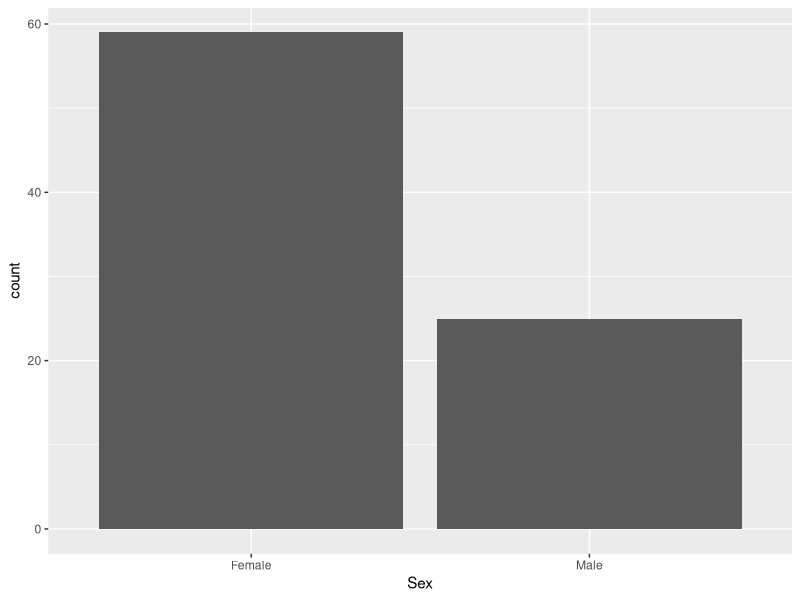
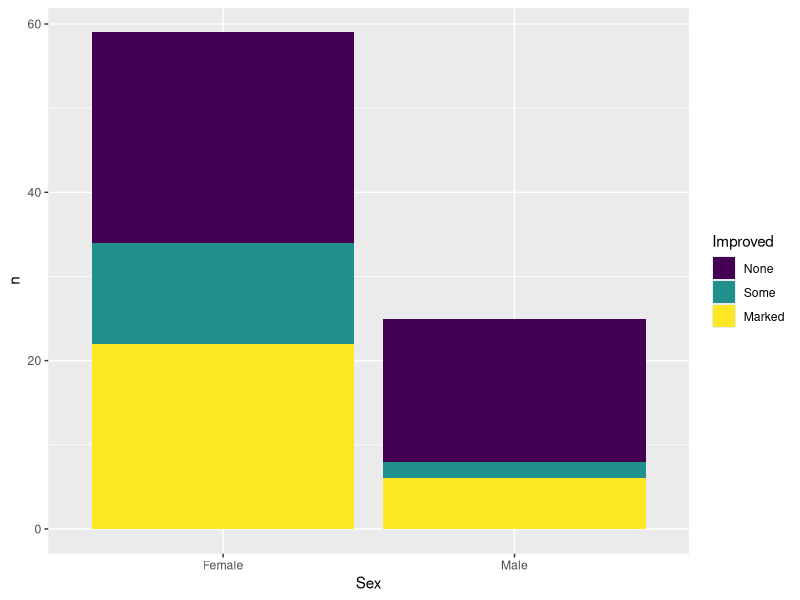
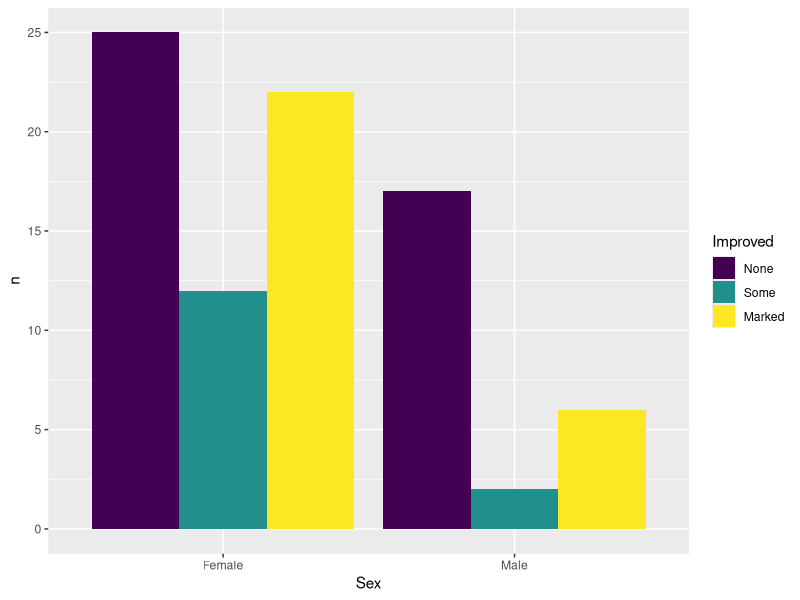
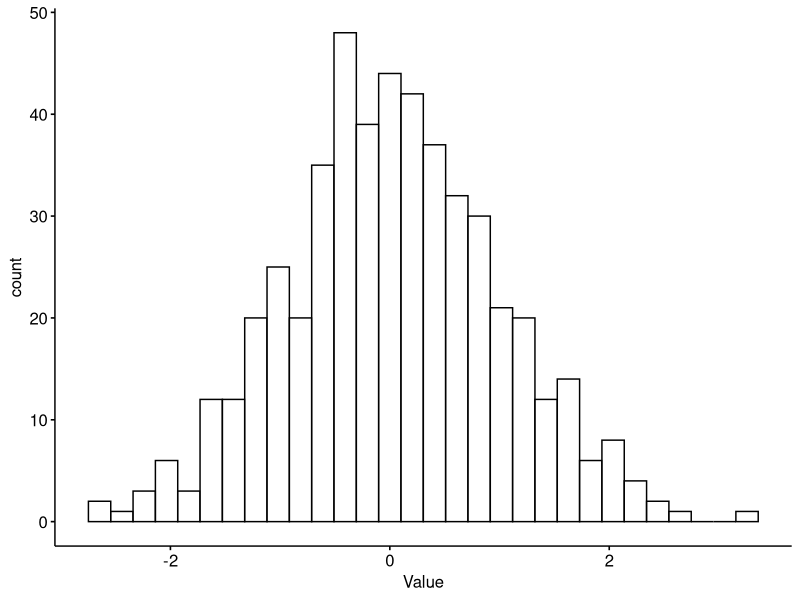
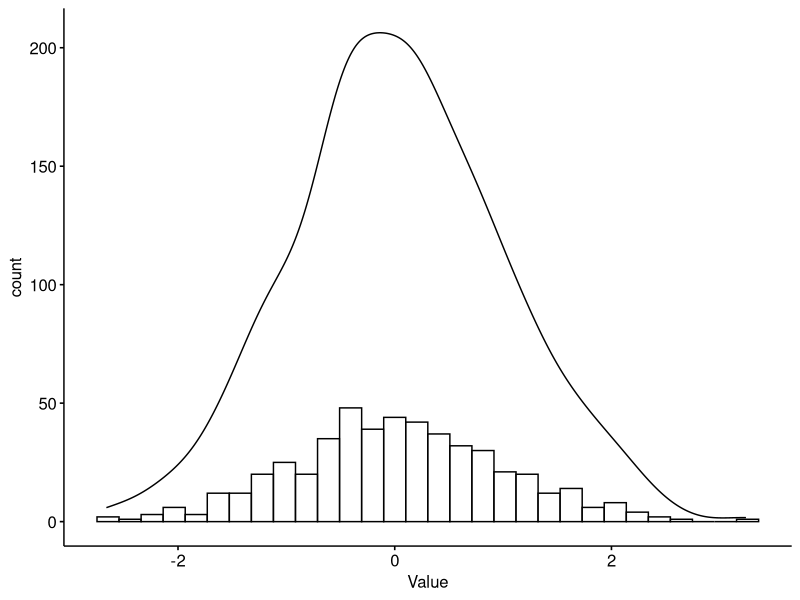
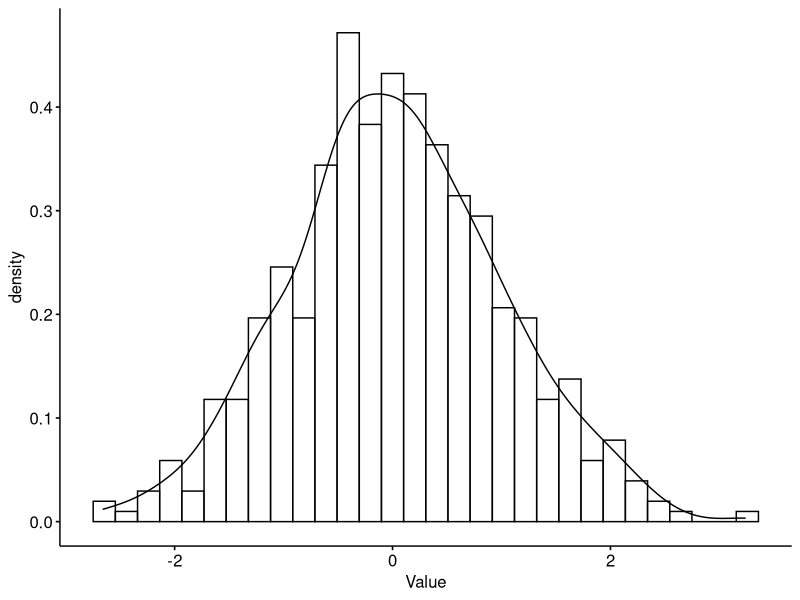
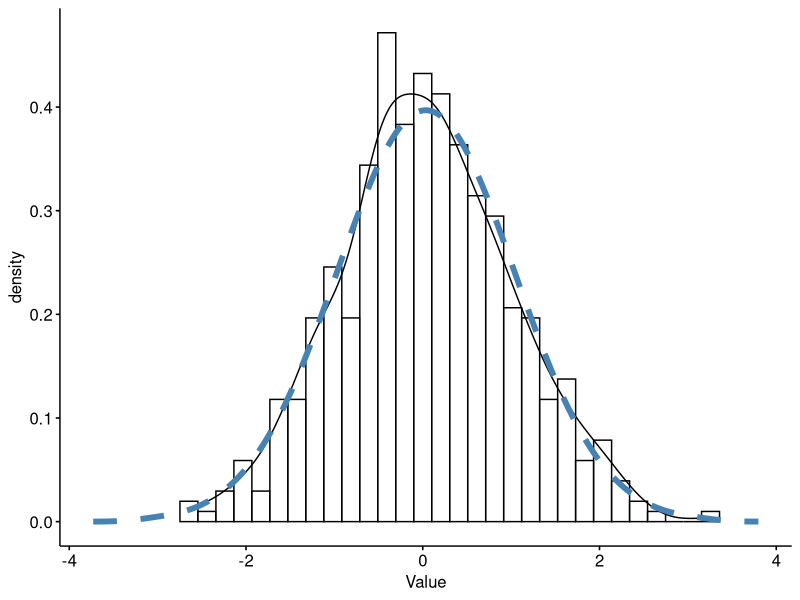
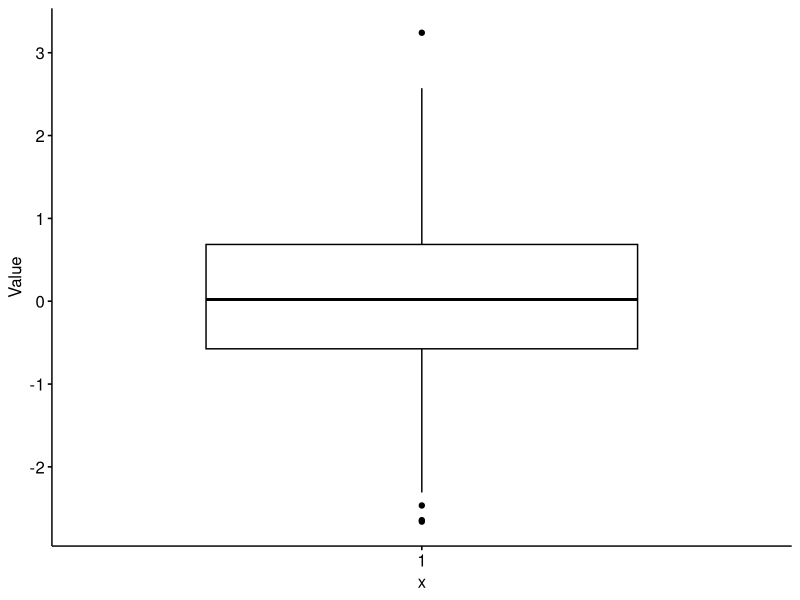

Reproduce these figures in R, in order.
## ---- chunk 1
knitr::opts_chunk$set(echo = TRUE,message=FALSE)
## ---- chunk 2
## Load the packages we will need
library(dplyr)
library(ggplot2)
library(rstatix)
library(ggpubr)
library(vcd)
## ---- chunk 3
#let's use the'Arthritis' dataset in the 'vcd' package 
Arthritis
## ---- chunk 4
##one way table (count of one variable)
count(Arthritis,Sex)
## ---- chunk 5
ggplot(Arthritis, aes(x = Sex)) + geom_bar()
## ---- chunk 6
#to get proportion of males and females
freq_table(Arthritis,Sex) 
## ---- chunk 7
count(Arthritis,Sex,Improved)
## ---- chunk 8
count(Arthritis,Sex,Improved) %>% 
ggplot(aes(x = Sex, fill = Improved, y = n)) + geom_col()
## ---- chunk 9
count(Arthritis,Sex,Improved) %>% 
ggplot(aes(x = Sex, fill = Improved, y = n)) + geom_col(position = "dodge")
## ---- chunk 10
freq_table(Arthritis,Sex, Improved)
## ---- chunk 11
freq_table(Arthritis,Improved, Sex)
## ---- chunk 12
Arthritis %>% 
  count(Improved, Treatment) %>% 
  tidyr::pivot_wider(values_from = n,names_from = Improved)
##would also work with names_from Treatment
## ---- chunk 13
Arthritis %>% 
  count(Improved, Treatment) %>% 
  tidyr::pivot_wider(values_from = n,names_from = Improved) %>% 
select(-Treatment)  %>% 
  chisq_test()
## ---- chunk 14
Arthritis %>% 
  count(Improved, Treatment) %>% 
  tidyr::pivot_wider(values_from = n,names_from = Improved) %>%
select(-Treatment)  %>% 
  chisq_test() %>% expected_freq()
## ---- chunk 15
Arthritis %>% 
  count(Improved, Sex) %>% 
  tidyr::pivot_wider(values_from = n,names_from = Improved) %>% 
  select(-Sex)  %>% 
  chisq_test 
## ---- chunk 16
Arthritis %>% 
  count(Improved, Sex) %>% 
  tidyr::pivot_wider(values_from = n,names_from = Improved) %>% 
 select(-Sex)  %>% 
  fisher_test
## ---- chunk 17
Arthritis %>% 
  count(Improved, Sex) %>% 
  tidyr::pivot_wider(values_from = n,names_from = Improved) %>% 
  select(-Sex)  %>% 
  chisq_test %>% 
  expected_freq()
## ---- chunk 18
library(readr)
df1 <- read_csv("data/normal_example.csv")
## ---- chunk 19
View(df1)
## ---- chunk 20
gghistogram(df1,x="Value")
## ---- chunk 21
gghistogram(df1,x="Value",add_density = TRUE)
## ---- chunk 22
gghistogram(df1,x="Value",
            add_density = TRUE,
            y="..density..")
## ---- chunk 23
gghistogram(df1,x="Value",add_density = TRUE,y="..density..") + stat_overlay_normal_density(col="steelblue",lwd=2,lty=2)
## ---- chunk 24
ggboxplot(df1, y = "Value")
## ---- chunk 25
ggviolin(df1, y = "Value")
## ---- chunk 26
ggviolin(df1, y = "Value",add = "jitter")
## ---- chunk 27
ggqqplot(df1, x="Value")
## ---- chunk 28
#shapiro test from rstatix
#p<0.05 ...difference between data and normality..data not normal
#p>0.05 ...no diff between data and normality ..data normally distributed
shapiro_test(df1,Value) 
## ---- chunk 29
df1 %>% 
  get_summary_stats(type="common") 
## ---- chunk 30
df1 %>% 
  get_summary_stats(type = "common") %>% 
  select(mean, sd)
## ---- chunk 31
diet <- read_csv("data/diet.csv")
diet
## ---- chunk 32
diet <- diet %>% 
  mutate(BMI =initial.weight / (height/100)^2)

## ---- chunk 33
diet %>% 
  t_test(BMI ~1)
## ---- chunk 34
diet %>% 
  t_test(BMI ~1,mu = 25,alternative = "greater")
## 25 is the cutoff for overweight
## ---- chunk 35
diet_long <- diet %>% 
  select(contains("weight")) %>% 
  tidyr::pivot_longer(everything(),names_to = "time_point", values_to = "weight") 

diet_long
## ---- chunk 36
diet_long %>% 
  gghistogram(x = "weight", facet.by = "time_point",add_density = TRUE, y = "..density..") + stat_overlay_normal_density(col="red")
## ---- chunk 37
diet_long %>%
  group_by(time_point) %>% 
  shapiro_test(weight)
## ---- chunk 38
diet_long %>%
  t_test(weight ~ time_point)
## ---- chunk 39
diet_long %>%
  t_test(weight ~ time_point, alternative = "less")
## ---- chunk 40
diet_long %>%
  t_test(weight ~ time_point, alternative = "less",paired=TRUE)
## ---- chunk 41
diet_long %>% 
  ggplot(aes(x = time_point, y = weight)) + geom_boxplot() + geom_jitter(width=0.1) + 
  stat_compare_means(method = "t.test",paired=TRUE, method.args = list(alternative = "less"))

?stat_compare_means
## ---- chunk 42
ggpaired(diet, cond1="initial.weight", cond2="final.weight",line.color = "grey") + stat_compare_means(paired=TRUE,method = "t.test")
## ---- chunk 43
diet <- diet %>% 
mutate(wt.loss = initial.weight - final.weight)

## ---- chunk 44
diet %>% 
ggdensity("wt.loss",color = "gender") + stat_overlay_normal_density()

diet %>%  
  group_by(gender) %>% 
  shapiro_test(wt.loss)
## ---- chunk 45

diet %>%
  levene_test(wt.loss~ gender)

#if p value is significant --> difference in variance (unequal variance) -->  use Welch t-test (R default) 
#if p value is not significant --> no difference in variance (equal variance) --> use t-test (add argument var.equal =TRUE)

## ---- chunk 46
diet %>% 
  t_test(wt.loss ~ gender,var.equal = TRUE) 

## ---- chunk 47
diet %>% 
  ggplot(aes(x = gender, y=wt.loss)) + geom_boxplot() + stat_compare_means(method="t.test")
## ---- chunk 48
diet %>% 
  wilcox_test(wt.loss ~ gender)
## ---- chunk 49
diet_long %>% 
  wilcox_test(weight ~ time_point, paired=TRUE)
## ---- chunk 50
#by histogram
diet %>%   
gghistogram(x = "wt.loss", facet.by = "diet.type", add_density = TRUE, y = "..density..") + stat_overlay_normal_density(col="red")

#by Q-Q plot
diet %>% 
  ggqqplot(x = "wt.loss", facet.by = "diet.type")

#by shapiro test
group_by(diet, diet.type) %>% 
  shapiro_test(wt.loss)
## ---- chunk 51
diet %>% 
  anova_test(wt.loss ~ diet.type)

## ---- chunk 52
diet %>%  
  tukey_hsd(wt.loss ~ diet.type)
## ---- chunk 53
ggplot(diet, aes(x = diet.type, y = wt.loss)) + geom_violin() + geom_jitter(width=0.1) + stat_compare_means(method="anova")
## ---- chunk 54
my_comparisons <- list( c("A", "B"), c("A", "C"), c("B", "C") )
ggplot(diet, aes(x = diet.type, y = wt.loss)) + geom_violin() + geom_jitter(width=0.1) + 
  stat_compare_means(method = "t.test",comparisons = my_comparisons)
## ---- chunk 55
stat_res <- diet %>% 
  tukey_hsd(wt.loss ~ diet.type)


ggplot(diet, aes(x = diet.type, y = wt.loss)) + geom_violin() + geom_jitter(width=0.1)+
  stat_pvalue_manual(stat_res, label = "p.adj",y.position = c(11, 13, 15))
## ---- chunk 56
diet %>% 
  kruskal_test(wt.loss ~ diet.type)
## ---- chunk 57
diet %>% 
  dunn_test(wt.loss ~ diet.type, p.adjust.method = "bonferroni")
## ---- chunk 58
ggplot(diet, aes(x = diet.type, y = wt.loss,fill=gender)) + geom_boxplot()
## ---- chunk 59
diet %>% 
  anova_test(wt.loss ~ diet.type*gender)
## ---- chunk 60
diet %>% 
  tukey_hsd(wt.loss ~ diet.type*gender)
## ---- chunk 61
## NEW

Biostat1 <- readxl::read_xlsx("data/EX Biostat P1.xlsx")
##2-Make a cross table showing the gender in the rows and tumor grade in the columns

count(Biostat1, Gender, `Tumor grade`)


##3-Define the percentage of Grade III tumors within females 
freq_table(Biostat1, Gender, `Tumor grade`)

##4-Use the appropriate test to check if the tumor grade depends on the gender 

count(Biostat1, Gender, `Tumor grade`) %>% 
    tidyr::pivot_wider(everything(), names_from = "Gender",values_from = "n") %>% 
  select(-`Tumor grade`) %>% 
  chisq_test()

## ---- chunk 62
###NEW

##1-Read the excel file called 'EX Biostat P2' into R 
Biostat2 <- readxl::read_xlsx("data/EX Biostat P2.xlsx")

gghistogram(Biostat2, x = "Age")

gghistogram(Biostat2, x = "Age", add_density = TRUE, y = "..density..") + stat_overlay_normal_density(col="blue")


ggqqplot(Biostat2, x = "Age")
Biostat2 %>% 
  shapiro_test(vars = "Age")
# Age is normally distributed

gghistogram(Biostat2, x = "hospitalization days")

gghistogram(Biostat2, x = "hospitalization days", add_density = TRUE, y = "..density..") + stat_overlay_normal_density(col="blue")


ggqqplot(Biostat2, x = "hospitalization days")
Biostat2 %>% 
  shapiro_test(vars = "hospitalization days")

# hospitalization days NOT normally distributed

get_summary_stats(Biostat2)

## ---- chunk 63
RCC2 <- readxl::read_xlsx("data/RCC2.xlsx")

gghistogram(RCC2, x = "E2F3", 
            y = "..density..",
            facet.by = "gender") + stat_overlay_normal_density(col="blue")

RCC2 %>% 
  group_by(gender) %>% 
  shapiro_test(E2F3)
#both groups normally distributed
#parametric * 2 groups --> t-test

RCC2 %>% 
  group_by(gender) %>% 
  get_summary_stats("E2F3",type="common")

t_test(RCC2, E2F3 ~ gender,var.equal = TRUE)
#ANSWER=REJECT

ggplot(RCC2, aes(x = gender, y = E2F3)) + geom_violin() + geom_jitter(width = 0.1) + stat_compare_means(method = "t.test")

## ---- chunk 64
gghistogram(RCC2, x = "ANXA", facet.by = "Side")

RCC2 %>% 
  group_by(Side) %>% 
  shapiro_test(ANXA)
#not normal
#non-parametric * 2 groups --> Wilcoxon (Mann Whitney U)
wilcox_test(RCC2, ANXA ~ Side)
#ANSWER=REJECT
ggplot(RCC2, aes(x = Side, y = ANXA)) + geom_violin() + geom_jitter() + stat_compare_means()

## ---- chunk 65
gghistogram(RCC2, x = "E2F3", facet.by = "Grade", y = "..density..") + stat_overlay_normal_density() 

#3 groups normal
#parametric * > 2 groups --> ANOVA

anova_test(RCC2, E2F3 ~ Grade)
#there is a difference but between which groups? --> post Hoc
tukey_hsd(RCC2, E2F3 ~ Grade)
#ANSWER= ACCEPT
my_comparisons <- list( c("II", "III"), c("II", "IV"), c("III", "IV") )

ggplot(RCC2, aes(x = Grade, y = E2F3)) + geom_violin() + geom_jitter(width=0.1) + stat_compare_means(method="t.test",comparisons = my_comparisons)


## ---- chunk 66
mir499_data <- 
  RCC2 %>%
  select(contains("mir499")) %>% 
  tidyr::pivot_longer(everything())
gghistogram(mir499_data, x = "value", facet.by = "name")

mir499_data %>% 
  group_by(name) %>% 
  shapiro_test(value)
#not normal
#non-parametric * 2 paired groups --> Wilcoxon signed rank test

mir499_data %>% 
  wilcox_test(value ~ name, paired = TRUE,alternative = "greater")
mir499_data %>% 
  group_by(name) %>% 
  get_summary_stats(value)
#it increases after ttt
#ANSWER = REJECT   
## ---- chunk 67
gghistogram(RCC2, x = "DFFA", facet.by = "Grade")
#not normal
#non-parametric * > 2 groups --> kruskal Wallis
RCC2 %>% 
  kruskal_test(DFFA ~ Grade)
#ANSWER= REJECT
#No need to perform post-hoc test
